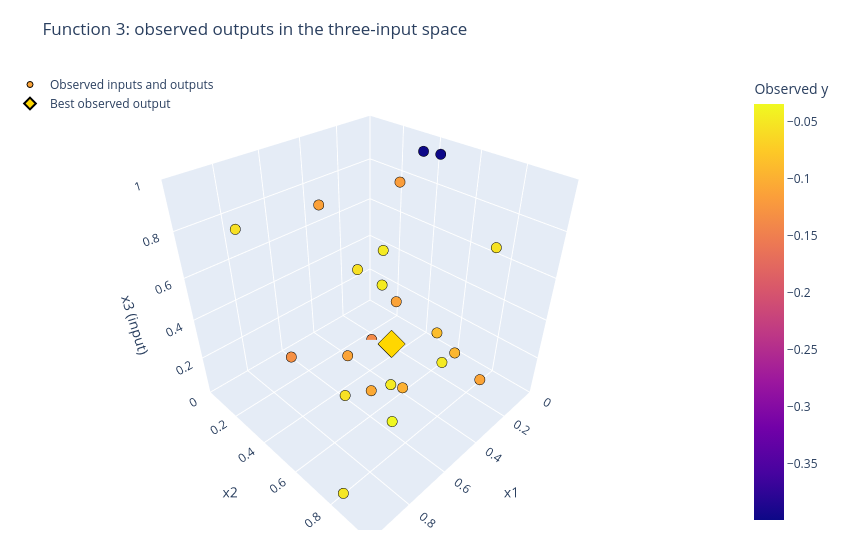

The cell this chart's notebook holds for it:
### Markdown cell above
## Three input coordinates, with output shown by colour

A terrain with two ground coordinates and output as height cannot also show a third input.
First keep all three **input axes** and use colour for the measured output. Drag to rotate,
scroll to zoom, and hover over a point for its input coordinates and output.
The gold diamond marks the best observed output; points are not joined into an observed surface.
Raw outputs are suitable here. Negative values retain their signs: closer to zero means a higher score.

The Plasma colour scale runs from dark purple (lower outputs) to bright yellow (higher outputs).

### Code cell
import plotly.graph_objects as go

cloud_plot_config = {**PLOT_CONFIG, "responsive": False}

surface_inputs = X[["x1", "x2", "x3"]].to_numpy(dtype=float)
surface_outputs = y.to_numpy(dtype=float)
best_position = np.argmax(surface_outputs)
terrain_relief = 0.16
observed_input_fig = go.Figure(go.Scatter3d(
    x=X["x1"], y=X["x2"], z=X["x3"], mode="markers",
    marker=dict(size=6, color=surface_outputs, colorscale="Plasma",
                cmin=surface_outputs.min(), cmax=surface_outputs.max(),
                colorbar=dict(title="Observed y"), line=dict(color="black", width=1)),
    customdata=surface_outputs, name="Observed inputs and outputs",
    hovertemplate="x1=%{x:.4f}<br>x2=%{y:.4f}<br>x3=%{z:.4f}"
                  "<br>Observed y=%{customdata:.4f}<extra></extra>",
))
observed_input_fig.add_trace(go.Scatter3d(
    x=[surface_inputs[best_position, 0]], y=[surface_inputs[best_position, 1]],
    z=[surface_inputs[best_position, 2]], mode="markers",
    marker=dict(size=9, color="gold", symbol="diamond", line=dict(color="black", width=2)),
    customdata=[surface_outputs[best_position]], name="Best observed output",
    hovertemplate="Best observed y=%{customdata:.4f}<extra></extra>",
))
observed_input_fig.update_layout(
    title="Function 3: observed outputs in the three-input space",
    width=850, height=560, autosize=False, margin=dict(l=10, r=80, t=70, b=30),
    scene=dict(xaxis=dict(title="x1", range=[0, 1]),
               yaxis=dict(title="x2", range=[0, 1]),
               zaxis=dict(title="x3 (input)", range=[0, 1]),
               aspectmode="cube", dragmode="orbit"),
    legend=dict(x=0, y=1),
)
observed_input_fig.write_html(
    figures / "observed-input-cloud.html", include_plotlyjs=True, config=cloud_plot_config,
)
print(f"{len(surface_outputs)} observations; raw output range {surface_outputs.min():.4f} to {surface_outputs.max():.4f}.")
observed_input_fig.show(config=cloud_plot_config)

### Figure 1 — Plotly figure (JSON) as saved in the notebook; plotly's stock layout.template omitted (floating-point values rounded to 4 significant figures)
{"data": [{"customdata": [-0.1121, -0.08796, -0.1114, -0.03484, -0.04801, -0.1106, -0.3989, -0.1139, -0.1315, -0.09419, -0.04695, -0.106, -0.118, -0.03638, -0.05676, -0.05643, -0.05128, -0.05421, -0.05664, -0.1384, -0.04759, -0.09952, -0.048, -0.3989], "hovertemplate": "x1=%{x:.4f}<br>x2=%{y:.4f}<br>x3=%{z:.4f}<br>Observed y=%{customdata:.4f}<extra></extra>", "marker": {"cmax": -0.03484, "cmin": -0.3989, "color": [-0.1121, -0.08796, -0.1114, -0.03484, -0.04801, -0.1106, -0.3989, -0.1139, -0.1315, -0.09419, -0.04695, -0.106, -0.118, -0.03638, -0.05676, -0.05643, -0.05128, -0.05421, -0.05664, -0.1384, -0.04759, -0.09952, -0.048, -0.3989], "colorbar": {"title": {"text": "Observed y"}}, "colorscale": [[0.0, "#0d0887"], [0.1111, "#46039f"], [0.2222, "#7201a8"], [0.3333, "#9c179e"], [0.4444, "#bd3786"], [0.5556, "#d8576b"], [0.6667, "#ed7953"], [0.7778, "#fb9f3a"], [0.8889, "#fdca26"], [1.0, "#f0f921"]], "line": {"color": "black", "width": 1}, "size": 6}, "mode": "markers", "name": "Observed inputs and outputs", "type": "scatter3d", "x": [0.1715, 0.2421, 0.5349, 0.4926, 0.1346, 0.3455, 0.1518, 0.6455, 0.7469, 0.1705, 0.2205, 0.666, 0.04681, 0.6001, 0.966, 0.3351, 0.9545, 0.3523, 0.9038, 0.2337, 0.4926, 0.4912, 0.515, 0.1436], "y": [0.3439, 0.6441, 0.3985, 0.6116, 0.2199, 0.9414, 0.44, 0.3971, 0.2842, 0.697, 0.2978, 0.672, 0.2314, 0.7251, 0.8611, 0.2575, 0.8195, 0.9308, 0.2689, 0.2449, 0.8616, 0.6789, 0.635, 0.5166], "z": [0.2487, 0.2724, 0.1734, 0.3402, 0.4582, 0.2694, 0.9909, 0.9198, 0.2263, 0.1492, 0.3436, 0.2463, 0.7706, 0.06609, 0.5668, 0.4595, 0.04216, 0.8498, 0.8752, 6e-06, 0.3996, 0.1459, 0.15, 0.9974]}, {"customdata": [-0.03484], "hovertemplate": "Best observed y=%{customdata:.4f}<extra></extra>", "marker": {"color": "gold", "line": {"color": "black", "width": 2}, "size": 9, "symbol": "diamond"}, "mode": "markers", "name": "Best observed output", "type": "scatter3d", "x": [0.4926], "y": [0.6116], "z": [0.3402]}], "layout": {"autosize": false, "height": 560, "legend": {"x": 0, "y": 1}, "margin": {"b": 30, "l": 10, "r": 80, "t": 70}, "scene": {"aspectmode": "cube", "dragmode": "orbit", "xaxis": {"range": [0, 1], "title": {"text": "x1"}}, "yaxis": {"range": [0, 1], "title": {"text": "x2"}}, "zaxis": {"range": [0, 1], "title": {"text": "x3 (input)"}}}, "title": {"text": "Function 3: observed outputs in the three-input space"}, "width": 850}}
